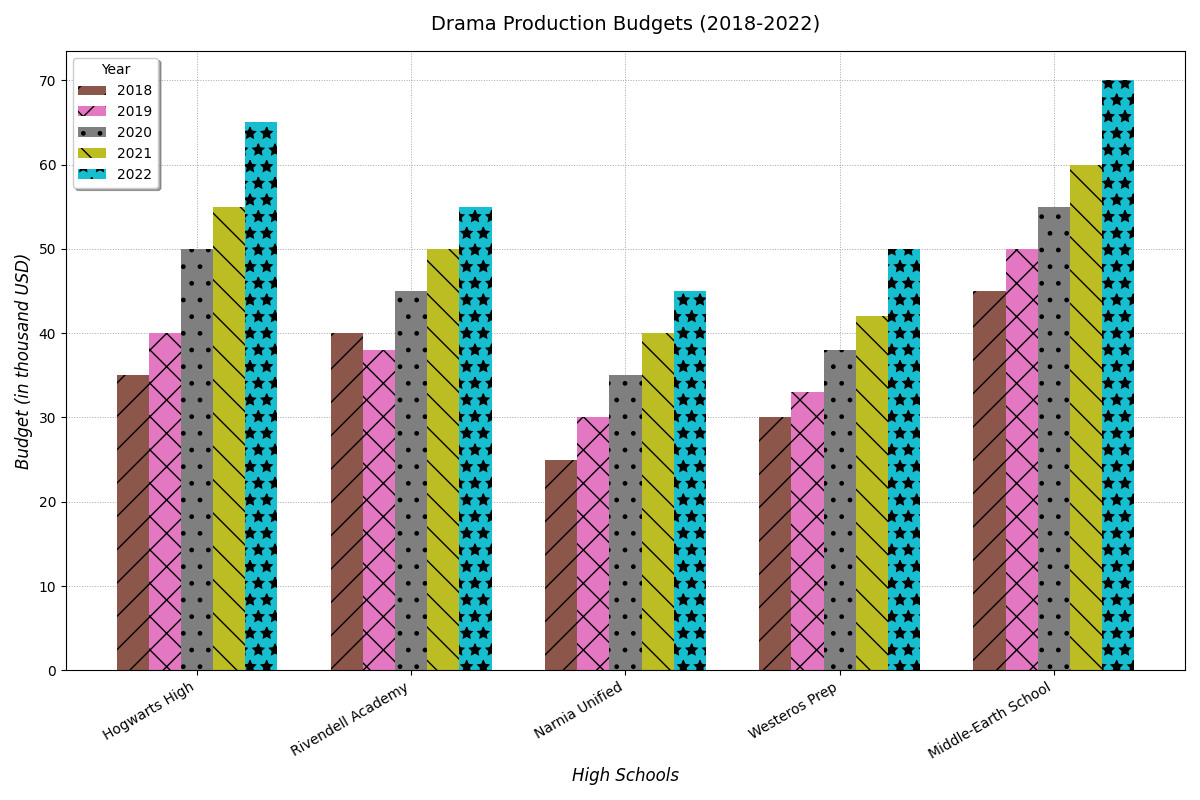

The script that drew this image:
import matplotlib.pyplot as plt
import numpy as np

schools = ['Hogwarts High', 'Rivendell Academy', 'Narnia Unified', 'Westeros Prep', 'Middle-Earth School']

budgets_2018 = np.array([35, 40, 25, 30, 45])
budgets_2019 = np.array([40, 38, 30, 33, 50])
budgets_2020 = np.array([50, 45, 35, 38, 55])
budgets_2021 = np.array([55, 50, 40, 42, 60])
budgets_2022 = np.array([65, 55, 45, 50, 70])

years = ['2018', '2019', '2020', '2021', '2022']
data = np.array([budgets_2018, budgets_2019, budgets_2020, budgets_2021, budgets_2022])

fig, ax = plt.subplots(figsize=(12, 8))

bar_width = 0.15
bar_positions = np.arange(len(schools))

# Changed colors and added different hatches for visual differentiation
colors = ['#8c564b', '#e377c2', '#7f7f7f', '#bcbd22', '#17becf']
hatches = ['/', 'x', '.', '\\', '*']

# Plot bars with new styles
for idx, year in enumerate(years):
    ax.bar(bar_positions + idx * bar_width, data[idx], bar_width, 
           label=f'{year}', color=colors[idx], hatch=hatches[idx])

# Modified labels, title, and grid style
ax.set_xlabel('High Schools', fontsize=12, fontstyle='italic')
ax.set_ylabel('Budget (in thousand USD)', fontsize=12, fontstyle='italic')
ax.set_title('Drama Production Budgets (2018-2022)', fontsize=14, fontweight='regular', pad=15)
ax.set_xticks(bar_positions + bar_width * 2)
ax.set_xticklabels(schools, rotation=30, ha="right", fontsize=10)

# Changed legend styling
ax.legend(title='Year', fontsize=10, loc='upper left', frameon=True, shadow=True)

# Toggled grid lines style
ax.grid(True, linestyle=':', linewidth=0.7, alpha=0.7, color='gray')
ax.set_axisbelow(True)  # Ensures grid is below the plot elements

fig.tight_layout()

plt.show()
